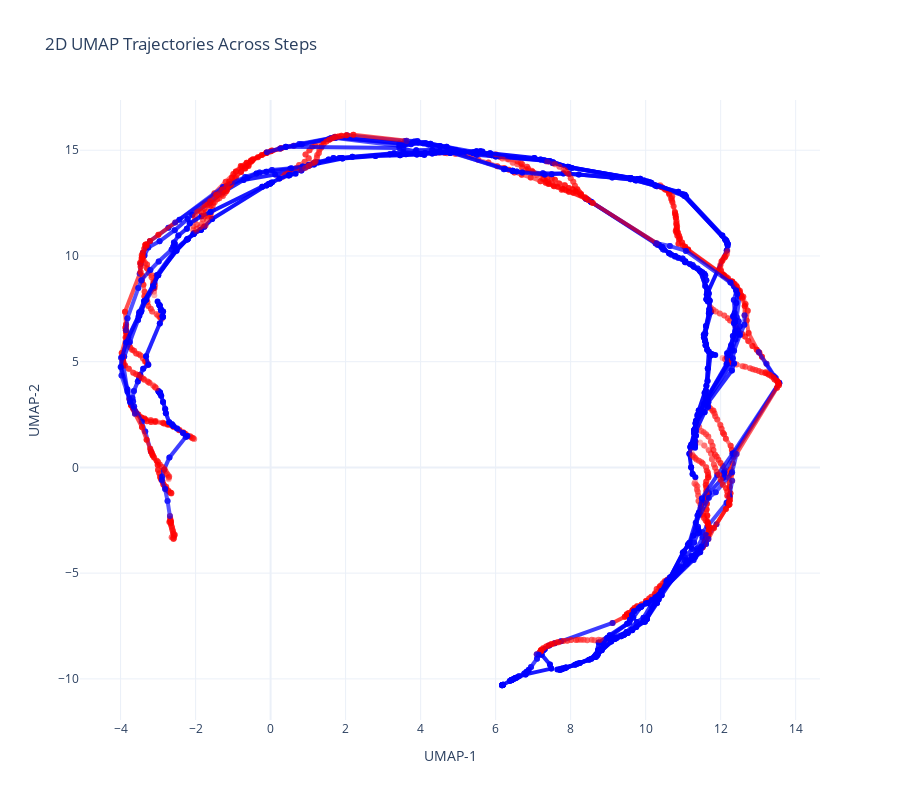

The code cell stored with this chart in its notebook:
### Code cell
plot_umap_all_steps(unhealthy_steps)
